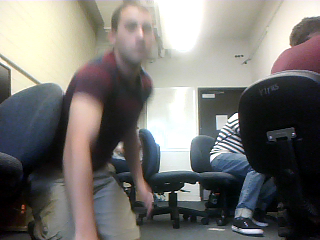
%> input picture MATLAB/pandemo/linear/pics1.png, 320 x 240 px
$ octave demo.m   (GNU Octave 9; MATLAB toolbox functions it lacks are replaced by stand-ins)
%> lines starting %> are read from the running program, lines starting %| are printed output that depends on the picture
%> further down, im1 is the input picture: size 240x320x3 uint8; mean R, G, B 118, 116.3, 113
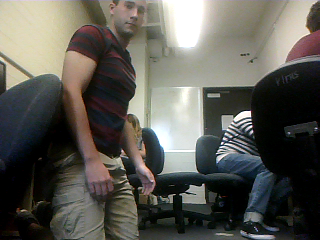
%> input picture MATLAB/pandemo/linear/pics2.png, 320 x 240 px
%> further down, im2 is the input picture: size 240x320x3 uint8; mean R, G, B 92.2, 90.7, 83.8
### MATLAB/sift-0.9.0/sift.m
function [frames,descriptors,gss,dogss]=sift(I,varargin)
% SIFTFRAMES Extract SIFT frames (keypoints) and descriptors
%   [FRAMES,DESCRIPTORS]=SIFT(I) extracts the SIFT frames FRAMES and
%   the corresponding descriptors DESCRIPTORS from the image I.
%
%   The image I is assumed to be gray-scale, in DOBULE storage
%   class and range normalised in [0,1].
%
%   FRAMES is a 4xK matrix, storing one frame per column, and has the
%   following format:
%
%     FRAMES(1:2,k)  center (X,Y) of the frame k,
%     FRAMES(3,k)    scale SIGMA of the frame k,
%     FRAMES(4,k)    orientation THETA of the frame k.
%
%   The coordinates (X,Y) of the frame center are relative to the
%   upper-left corner of the image plane, which is assigned
%   coordinates (0,0).
%
%   DESCRIPTORS stores one descriptor per column. Usually this matrix
%   has dimension 128xK, but the number of rows can change with the
%   parameteres of the algorithm.
%
%   [FRAMES,DESCRIPTORS,GSS,DOGSS]=SIFT(I) returns the Gaussian and
%   Difference of Gaussians scale spaces as well.
%
%   The function accepts several option-value pairs, specifying
%   parameters of the algorithm (the default values are chosen to
%   emulate Lowe's original implementation):
%
%   'Verbosity' [0,1,2,...]
%     Describe what is going on.
%
%   'BoundaryPoint' [bool]
%     If set to 1, frames too close to the image boundaries are
%     discarded.
%
%   'NumOctaves' [1,2,...]
%     Number of octaves of the Gaussian scale space
%
%   'FirstOctave' [..,-1,0,1,...]
%     Index of the first octave. Fetting the parameter to -1 has the
%     effect of doubling the image before computing the scale space.
%
%   'NumLevels' [1,2,...]
%     Number of scale levels within each octave.
%
%   'Sigma0' [pixels]
%     Smoothing of the level 0 of octave 0 of the scale space.
%     (Note that Lowe's 1.6 value refers to the level -1 of
%     octave 0.)
%
%   'SigmaN' [pixels]
%     Nominal smoothing of the input image. Typically set to 0.5.
%
%   'Threshold'
%     Threshold used to eliminate weak keypoints. Typical values for
%     intensity images in the range [0,1] are around 0.01. Smaller
%     values mean more keypoints.
%
%   'EdgeThreshold'
%     Threshold used to eliminate keypoints on edegs. Typical values
%     are round 10. Bigger values mean more keypoints.
%
%   'Magnif'
%     Frame magnification when computing descriptor (see
%     SIFTDESCRIPTOR()).
%
%   'NumSpatialBins'
%     Number of spatial bins of the SIFT descritpor (see SIFTDESCRIPTOR()).
%
%   'NumOrientbins'
%     Number of orientation bins of the SIFT descriptor( see
%     SIFTDESCRIPTOR()).
%
%   See also GAUSSIANSS(), DIFFSS(), PLOTSIFTFRAME(), PLOTSIFTDESCRIPTOR(),
%            SIFTDESCRIPTOR(), SIFTMATCH().
%

% AUTORIGHTS
% Copyright (c) 2006 The Regents of the University of California.
% All Rights Reserved.
%
% Created by Andrea Vedaldi
% UCLA Vision Lab - Department of Computer Science
%
% Permission to use, copy, modify, and distribute this software and its
% documentation for educational, research and non-profit purposes,
% without fee, and without a written agreement is hereby granted,
% provided that the above copyright notice, this paragraph and the
% following three paragraphs appear in all copies.
%
% This software program and documentation are copyrighted by The Regents
% of the University of California. The software program and
% documentation are supplied "as is", without any accompanying services
% from The Regents. The Regents does not warrant that the operation of
% the program will be uninterrupted or error-free. The end-user
% understands that the program was developed for research purposes and
% is advised not to rely exclusively on the program for any reason.
%
% This software embodies a method for which the following patent has
% been issued: "Method and apparatus for identifying scale invariant
% features in an image and use of same for locating an object in an
% image," David G. Lowe, US Patent 6,711,293 (March 23,
% 2004). Provisional application filed March 8, 1999. Asignee: The
% University of British Columbia.
%
% IN NO EVENT SHALL THE UNIVERSITY OF CALIFORNIA BE LIABLE TO ANY PARTY
% FOR DIRECT, INDIRECT, SPECIAL, INCIDENTAL, OR CONSEQUENTIAL DAMAGES,
% INCLUDING LOST PROFITS, ARISING OUT OF THE USE OF THIS SOFTWARE AND
% ITS DOCUMENTATION, EVEN IF THE UNIVERSITY OF CALIFORNIA HAS BEEN
% ADVISED OF THE POSSIBILITY OF SUCH DAMAGE. THE UNIVERSITY OF
% CALIFORNIA SPECIFICALLY DISCLAIMS ANY WARRANTIES, INCLUDING, BUT NOT
% LIMITED TO, THE IMPLIED WARRANTIES OF MERCHANTABILITY AND FITNESS FOR
% A PARTICULAR PURPOSE. THE SOFTWARE PROVIDED HEREUNDER IS ON AN "AS IS"
% BASIS, AND THE UNIVERSITY OF CALIFORNIA HAS NO OBLIGATIONS TO PROVIDE
% MAINTENANCE, SUPPORT, UPDATES, ENHANCEMENTS, OR MODIFICATIONS.

% TODO: fix convention for x1,x2 (matlab or C?)
%       fix convention for descriptors (our or Lowe's?)

% --------------------------------------------------------------------
%                                                  Check the arguments
% --------------------------------------------------------------------
if(nargin < 1)
	error('At least one argument is required.') ;
end

[M,N,C] = size(I) ;
%> M = 240; N = 320; C = 1

% Lowe's choices
S=3 ;
omin=-1 ;
O=floor(log2(min(M,N)))-omin-4 ; % Up to 16x16 images
%> O = 4
sigma0=1.6*2^(1/S) ;
sigman=0.5 ;
thresh = 0.04 / S / 2 ;
r = 10 ;

NBP = 4 ;
NBO = 8 ;
magnif = 3.0 ;

% Parese input
compute_descriptor = 0 ;
discard_boundary_points = 1 ;
verb = 0 ;

for k=1:2:length(varargin)
	switch varargin{k}

    case 'NumOctaves'
      O = varargin{k+1} ;

    case 'FirstOctave'
      omin = varargin{k+1} ;

    case 'NumLevels'
      S = varargin{k+1} ;

    case 'Sigma0'
      sigma0 = varargin{k+1} ;

    case 'SigmaN'
      sigmaN = varargin{k+1} ;

    case 'Threshold'
      thresh = varargin{k+1} ;

    case 'EdgeThreshold'
      r = varargin{k+1} ;

    case 'BoundaryPoint'
     discard_boundary_points = varargin{k+1} ;

          case 'NumSpatialBins'
            NBP = varagin{k+1} ;

          case 'NumOrientBins'
            NBO = varagin{k+1} ;

          case 'Magnif'
            maginf = varargin{k+1} ;

    case 'Verbosity'
     verb = varargin{k+1} ;

    otherwise
      error(['Unknown parameter ' varargin{k} '.']) ;
  end
end
%> after the loop, NBO = 8; NBP = 4; S = 3; discard_boundary_points = 1; omin = -1; r = 10; sigma0 = 2.02; thresh = 0.00667; verb = 0

% Arguments sanity check
if C > 1
  error('I should be a grayscale image') ;
end


% --------------------------------------------------------------------
%                                                           Parameters
% --------------------------------------------------------------------

frames = [] ;
descriptors = [] ;

% --------------------------------------------------------------------
%                                         SIFT Detector and Descriptor
% --------------------------------------------------------------------

% Compute scale spaces
if verb > 0, fprintf('SIFT: computing scale space...') ; tic ; end

gss = gaussianss(I,sigman,O,S,omin,-1,S+1,sigma0) ;

if verb > 0, fprintf('(%.3f s gss; ',toc) ; tic ; end

dogss = diffss(gss) ;

if verb > 0, fprintf('%.3f s dogss) done\n',toc) ; end
if verb > 0
	fprintf('SIFT scale space parameters [PropertyName in brackets]\n');
	fprintf('  sigman [SigmaN]        : %f\n', sigman) ;
	fprintf('  sigma0 [Sigma0]        : %f\n', dogss.sigma0) ;
	fprintf('       O [NumOctaves]    : %d\n', dogss.O) ;
	fprintf('       S [NumLevels]     : %d\n', dogss.S) ;
	fprintf('    omin [FirstOctave]   : %d\n', dogss.omin) ;
	fprintf('    smin                 : %d\n', dogss.smin) ;
	fprintf('    smax                 : %d\n', dogss.smax) ;
	fprintf('SIFT detector parameters\n')
	fprintf('  thersh [Threshold]     : %e\n', thresh) ;
  fprintf('       r [EdgeThreshold] : %.3f\n', r) ;
  fprintf('SIFT descriptor parameters\n')
  fprintf('  magnif [Magnif]        : %.3f\n', magnif) ;
  fprintf('     NBP [NumSpatialBins]: %d\n', NBP) ;
  fprintf('     NBO [NumOrientBins] : %d\n', NBO) ;
end


for o=1:gss.O
	if verb > 0
		fprintf('SIFT: processing octave %d\n', o-1+omin) ;
                tic ;
	end

	% Local maxima of the DOG octave
	% The 80% tricks discards early very weak points before refinement.
	idx = siftlocalmax(  dogss.octave{o}, 0.8*thresh  ) ;
	idx = [idx , siftlocalmax( - dogss.octave{o}, 0.8*thresh)] ;

	K=length(idx) ;
	[i,j,s] = ind2sub( size( dogss.octave{o} ), idx ) ;
	y=i-1 ;
	x=j-1 ;
	s=s-1+dogss.smin ;
  oframes = [x(:)';y(:)';s(:)'] ;

	if verb > 0
    fprintf('SIFT: %d initial points (%.3f s)\n', ...
      size(oframes, 2), toc) ;
    tic ;
	end

	% Remove points too close to the boundary
	if discard_boundary_points
		oframes = filter_boundary_points(size(dogss.octave{o}), oframes ) ;
		if verb > 0
			fprintf('SIFT: %d away from boundary\n', size(oframes,2)) ;
      tic ;
    end
	end

	% Refine the location, threshold strength and remove points on edges
	oframes = siftrefinemx(...
		oframes, ...
		dogss.octave{o}, ...
		dogss.smin, ...
		thresh, ...
		r) ;

	if verb > 0
		fprintf('SIFT: %d refined (%.3f s)\n', ...
            size(oframes,2),toc) ;
    tic ;
  end

	% Compute the oritentations
	oframes = siftormx(...
		oframes, ...
		gss.octave{o}, ...
		gss.S, ...
		gss.smin, ...
		gss.sigma0 ) ;

  % Store frames
	x     = 2^(o-1+gss.omin) * oframes(1,:) ;
	y     = 2^(o-1+gss.omin) * oframes(2,:) ;
	sigma = 2^(o-1+gss.omin) * gss.sigma0 * 2.^(oframes(3,:)/gss.S) ;
	frames = [frames, [x(:)' ; y(:)' ; sigma(:)' ; oframes(4,:)] ] ;


	% Descriptors
	if nargout > 1
		if verb > 0
      fprintf('SIFT: computing descriptors...') ;
      tic ;
    end

		sh = siftdescriptor(...
			gss.octave{o}, ...
      oframes, ...
      gss.sigma0, ...
      gss.S, ...
      gss.smin, ...
      'Magnif', magnif, ...
      'NumSpatialBins', NBP, ...
      'NumOrientBins', NBO) ;

    descriptors = [descriptors, sh] ;

    if verb > 0, fprintf('done (%.3f s)\n',toc) ; end
  end
end

% --------------------------------------------------------------------
%                                                              Helpers
% --------------------------------------------------------------------
% [9 lines left out: function filter_boundary_points, not called in this run]

### MATLAB/sift-0.9.0/gaussianss.m
function SS = gaussianss(I,sigman,O,S,omin,smin,smax,sigma0)
%> called with sigman = 0.5, O = 4, S = 3, omin = -1, smin = -1, smax = 4, sigma0 = 2.02
% GAUSSIANSS
%   SS = GAUSSIANSS(I,SIGMAN,O,S,OMIN,SMIN,SMAX,SIGMA0) returns the
%   Gaussian scale space of image I. Image I is assumed to be
%   pre-smoothed at level SIGMAN. O,S,OMIN,SMIN,SMAX,SIGMA0 are the
%   parameters of the scale space as explained in PDF:SIFT.USER.SS.
%
%   See also DIFFSS(), PDF:SIFT.USER.SS.

% History
%  4-15-2006  Fixed some comments

% AUTORIGHTS
% Copyright (c) 2006 The Regents of the University of California.
% All Rights Reserved.
%
% Created by Andrea Vedaldi
% UCLA Vision Lab - Department of Computer Science
%
% Permission to use, copy, modify, and distribute this software and its
% documentation for educational, research and non-profit purposes,
% without fee, and without a written agreement is hereby granted,
% provided that the above copyright notice, this paragraph and the
% following three paragraphs appear in all copies.
%
% This software program and documentation are copyrighted by The Regents
% of the University of California. The software program and
% documentation are supplied "as is", without any accompanying services
% from The Regents. The Regents does not warrant that the operation of
% the program will be uninterrupted or error-free. The end-user
% understands that the program was developed for research purposes and
% is advised not to rely exclusively on the program for any reason.
%
% This software embodies a method for which the following patent has
% been issued: "Method and apparatus for identifying scale invariant
% features in an image and use of same for locating an object in an
% image," David G. Lowe, US Patent 6,711,293 (March 23,
% 2004). Provisional application filed March 8, 1999. Asignee: The
% University of British Columbia.
%
% IN NO EVENT SHALL THE UNIVERSITY OF CALIFORNIA BE LIABLE TO ANY PARTY
% FOR DIRECT, INDIRECT, SPECIAL, INCIDENTAL, OR CONSEQUENTIAL DAMAGES,
% INCLUDING LOST PROFITS, ARISING OUT OF THE USE OF THIS SOFTWARE AND
% ITS DOCUMENTATION, EVEN IF THE UNIVERSITY OF CALIFORNIA HAS BEEN
% ADVISED OF THE POSSIBILITY OF SUCH DAMAGE. THE UNIVERSITY OF
% CALIFORNIA SPECIFICALLY DISCLAIMS ANY WARRANTIES, INCLUDING, BUT NOT
% LIMITED TO, THE IMPLIED WARRANTIES OF MERCHANTABILITY AND FITNESS FOR
% A PARTICULAR PURPOSE. THE SOFTWARE PROVIDED HEREUNDER IS ON AN "AS IS"
% BASIS, AND THE UNIVERSITY OF CALIFORNIA HAS NO OBLIGATIONS TO PROVIDE
% MAINTENANCE, SUPPORT, UPDATES, ENHANCEMENTS, OR MODIFICATIONS.

% --------------------------------------------------------------------
%                                                  Check the arguments
% --------------------------------------------------------------------
if(nargin < 6)
	error('Six arguments are required.') ;
end

if(~isreal(I) || ndims(I) > 2)
	error('I must be a real two dimensional matrix') ;
end

if(smin >= smax)
	error('smin must be greather or equal to smax') ;
end

% --------------------------------------------------------------------
%                                                           Do the job
% --------------------------------------------------------------------

% Scale multiplicative step
k = 2^(1/S) ;
%> k = 1.26

% Lowe's convention: the scale (o,s)=(0,-1) has standard deviation
% 1.6 (was it variance?)
if(nargin < 7)
  sigma0 = 1.6 * k ;
end

dsigma0 = sigma0 * sqrt(1 - 1/k^2) ; % Scale step factor
%> dsigma0 = 1.23
sigman  = 0.5 ;                      % Nominal smoothing of the image

% Scale space structure
SS.O          = O ;
%> SS.O = 4
SS.S          = S ;
%> SS.S = 3
SS.sigma0     = sigma0 ;
%> SS.sigma0 = 2.02
SS.omin       = omin ;
%> SS.omin = -1
SS.smin       = smin ;
SS.smax       = smax ;
%> SS.smax = 4

% If mino < 0, multiply the size of the image.
% (The rest of the code is consistent with this.)
if omin < 0
	for o=1:-omin
		I = doubleSize(I) ;
	end
%> this loop made 1 pass
%> (M in doubleSize, N in doubleSize) on pass 1: (240, 320)
%> pass 1, in gaussianss, `I = doubleSize(I) ;`:
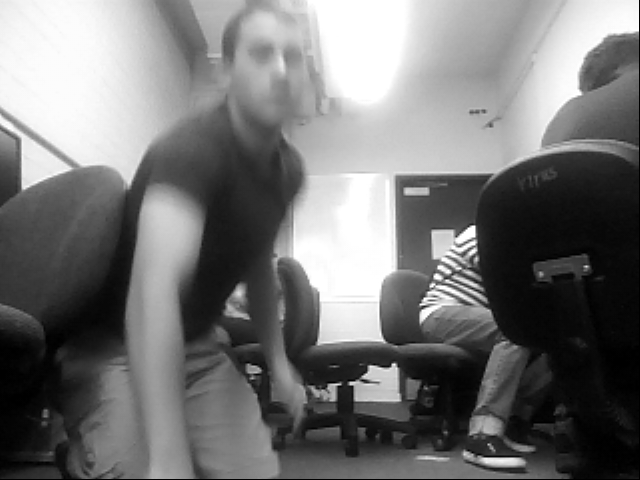
%> I: size 480x640 double; min 0, max 255, mean 116.3
elseif omin > 0
	for o=1:omin
		I = halveSize(I) ;
	end
end

[M,N] = size(I) ;
%> M = 480; N = 640

% Index offset
so = -smin+1 ;

% --------------------------------------------------------------------
%                                                         First octave
% --------------------------------------------------------------------
%
% The first level of the first octave has scale index (o,s) =
% (omin,smin) and scale coordinate
%
%    sigma(omin,smin) = sigma0 2^omin k^smin
%
% The input image I is at nominal scale sigman. Thus in order to get
% the first level of the pyramid we need to apply a smoothing of
%
%   sqrt( (sigma0 2^omin k^smin)^2 - sigman^2 ).
%
% As we have pre-scaled the image omin octaves (up or down,
% depending on the sign of omin), we need to correct this value
% by dividing by 2^omin, getting
%e
%   sqrt( (sigma0 k^smin)^2 - (sigman/2^omin)^2 )
%

if(sigma0 * 2^omin * k^smin < sigman)
	warning('The nominal smoothing exceeds the lowest level of the scale space.') ;
end

SS.octave{1} = zeros(M,N,smax-smin+1) ;
SS.octave{1}(:,:,1)  = imsmooth(I, ...
	sqrt((sigma0*k^smin)^2  - (sigman/2^omin)^2)) ;

for s=smin+1:smax
	% Here we go from (omin,s-1) to (omin,s). The extra smoothing
	% standard deviation is
	%
	%  (sigma0 2^omin 2^(s/S) )^2 - (simga0 2^omin 2^(s/S-1/S) )^2
	%
	% Aftred dividing by 2^omin (to take into account the fact
  % that the image has been pre-scaled omin octaves), the
  % standard deviation of the smoothing kernel is
  %
	%   dsigma = sigma0 k^s sqrt(1-1/k^2)
  %
	dsigma = k^s * dsigma0 ;
	SS.octave{1}(:,:,s +so) = ...
		imsmooth(squeeze(...
		SS.octave{1}(:,:,s-1 +so)...
		), dsigma )  ;
end
%> this loop made 5 passes
%> dsigma on passes 1 to 5: 1.23, 1.55, 1.95, 2.45, 3.09
%> after the loop, SS = {O 4, S 3, sigma0 2.02, omin -1, smin -1, smax 4}


% --------------------------------------------------------------------
%                                                        Other octaves
% --------------------------------------------------------------------

for o=2:O
	% We need to initialize the first level of octave (o,smin) from
	% the closest possible level of the previous octave. A level (o,s)
  % in this octave corrsponds to the level (o-1,s+S) in the previous
  % octave. In particular, the level (o,smin) correspnds to
  % (o-1,smin+S). However (o-1,smin+S) might not be among the levels
  % (o-1,smin), ..., (o-1,smax) that we have previously computed.
  % The closest pick is
  %
	%                       /  smin+S    if smin+S <= smax
	% (o-1,sbest) , sbest = |
	%                       \  smax      if smin+S > smax
	%
	% The amount of extra smoothing we need to apply is then given by
	%
	%  ( sigma0 2^o 2^(smin/S) )^2 - ( sigma0 2^o 2^(sbest/S - 1) )^2
	%
  % As usual, we divide by 2^o to cancel out the effect of the
  % downsampling and we get
  %
	%  ( sigma 0 k^smin )^2 - ( sigma0 2^o k^(sbest - S) )^2
  %
	sbest = min(smin + S, smax) ;
	TMP = halveSize(squeeze(SS.octave{o-1}(:,:,sbest+so))) ;
	target_sigma = sigma0 * k^smin ;
	  prev_sigma = sigma0 * k^(sbest - S) ;

	if(target_sigma > prev_sigma)
          TMP = imsmooth(TMP, sqrt(target_sigma^2 - prev_sigma^2) ) ;
	end
	[M,N] = size(TMP) ;

	SS.octave{o} = zeros(M,N,smax-smin+1) ;
	SS.octave{o}(:,:,1) = TMP ;

	for s=smin+1:smax
		% The other levels are determined as above for the first octave.
		dsigma = k^s * dsigma0 ;
		SS.octave{o}(:,:,s +so) = ...
			imsmooth(squeeze(...
			SS.octave{o}(:,:,s-1 +so)...
			), dsigma)  ;
	end

end
%> this loop made 3 passes
%> (M, N) on passes 1 to 3: (240, 320), (120, 160), (60, 80)
%> pass 1, in halveSize, `J=I(1:2:end,1:2:end) ;`:
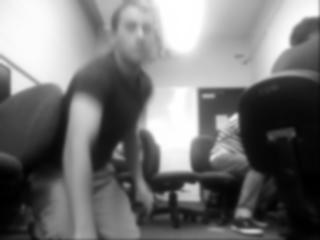
%> J: size 240x320 double; min 0.168, max 255, mean 116.5
%> pass 2, in halveSize (call 2), `J=I(1:2:end,1:2:end) ;`:
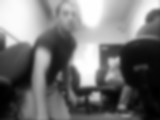
%> J: size 120x160 double; min 0.723, max 255, mean 116.9
%> pass 3, in halveSize (call 3), `J=I(1:2:end,1:2:end) ;`:
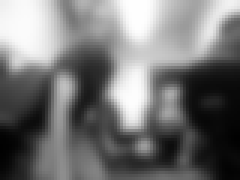
%> J: size 60x80 double (shown 3 times larger); min 1.62, max 255, mean 117.6

% -------------------------------------------------------------------------
%                                                       Auxiliary functions
% -------------------------------------------------------------------------
function J = doubleSize(I)
[M,N]=size(I) ;
J = zeros(2*M,2*N) ;
J(1:2:end,1:2:end) = I ;
J(2:2:end-1,2:2:end-1) = ...
	0.25*I(1:end-1,1:end-1) + ...
	0.25*I(2:end,1:end-1) + ...
	0.25*I(1:end-1,2:end) + ...
	0.25*I(2:end,2:end) ;
J(2:2:end-1,1:2:end) = ...
	0.5*I(1:end-1,:) + ...
    0.5*I(2:end,:) ;
J(1:2:end,2:2:end-1) = ...
	0.5*I(:,1:end-1) + ...
    0.5*I(:,2:end) ;

function J = halveSize(I)
J=I(1:2:end,1:2:end) ;
% [5 lines of commented-out code are left out]

### MATLAB/pandemo/SIFTmatch.m
% Performs a SIFT matching between im1 and im2.
% Returns The lists of matched points for both images.
% mode=1: use previously calculated matches
% show=false won't visualize the matches

function [points1, points2] = SIFTmatch(im1, im2, mode, show)
if nargin < 4, show = false;end

if nargin >= 3 && mode == 1
    load previous_points points1 points2
    fprintf('using previous points (%i matches)\n',size(points1,1));
else

    % Get matching SIFT keypoints
    [loc1,loc2,matchidxs]=mymatch( rgb2gray(im1), rgb2gray(im2), show );

    % Initialize point vectors
    points1 = loc1(find(matchidxs>0),1:2);
    points2 = loc2(nonzeros(matchidxs),1:2);
    points1 = points1(:,[2 1]);
    points2 = points2(:,[2 1]);

    % Remove duplicate points
    pts=unique([points1 points2], 'rows');
    %disp(sprintf('Number of matches: %i (unique: %i)',size(points1,1),size(pts,1)))
    %fprintf('\n')
    points1 = pts(:,[1 2]);
    points2 = pts(:,[3 4]);

    save previous_points points1 points2

end
end

### MATLAB/pandemo/mymatch.m
% num = match(image1, image2)
%
% This function reads two images, finds their SIFT features, and
%   displays lines connecting the matched keypoints.  A match is accepted
%   only if its distance is less than distRatio times the distance to the
%   second closest match.
% It returns the number of matches displayed.
%
% slightly modified version of the source provided by:
% http://www.cs.ubc.ca/spider/lowe/keypoints/siftDemoV4.zip

function [loc1,loc2,matchidxs] = mymatch(image1, image2, show)

if nargin < 3
    show=true;
end

% Find SIFT keypoints for each image
[im1, des1, loc1] = sift(image1);
%> the run ends on the next line
[im2, des2, loc2] = sift(image2);

% For efficiency in Matlab, it is cheaper to compute dot products between
%  unit vectors rather than Euclidean distances.  Note that the ratio of
%  angles (acos of dot products of unit vectors) is a close approximation
%  to the ratio of Euclidean distances for small angles.
%
% distRatio: Only keep matches in which the ratio of vector angles from the
%   nearest to second nearest neighbor is less than distRatio.
distRatio = 0.6;

% For each descriptor in the first image, select its match to second image.
des2t = des2';                          % Precompute matrix transpose
matchidxs=zeros(size(des1,1),1);
for i = 1 : size(des1,1)
   dotprods = des1(i,:) * des2t;        % Computes vector of dot products
   [vals,indx] = sort(acos(dotprods));  % Take inverse cosine and sort results

   % Check if nearest neighbor has angle less than distRatio times 2nd.
   if (vals(1) < distRatio * vals(2))
      matchidxs(i) = indx(1);
   end
end

if show
    % Create a new image showing the two images side by side.
    im3 = appendimages(im1,im2);

    % Show a figure with lines joining the accepted matches.
    figure('Position', [100 100 size(im3,2) size(im3,1)]);
    colormap('gray');
    imagesc(im3);
    hold on;
    cols1 = size(im1,2);
    for i = 1: size(des1,1)
      if (matchidxs(i) > 0)
        line([loc1(i,2) loc2(matchidxs(i),2)+cols1], ...
             [loc1(i,1) loc2(matchidxs(i),1)], 'Color', 'c');
      end
    end
hold off;
end
num = sum(matchidxs > 0);
fprintf('Found %d matches.\n', num);

### MATLAB/pandemo/demo.m
%% Demo start

% This pair takes about 1 second to run
 im1 = imread('pics1.png');
 im2 = imread('pics2.png');

% [11 lines of commented-out code are left out]

fshowA=figure;
set(fshowA, 'Visible', 'off');
subA1=subplot(2,2,1); imshow(im1);
subA2=subplot(2,2,2); imshow(im2);
movegui(fshowA, 'northwest');

fshowH=figure;
set(fshowH, 'Visible', 'off');
subH1=subplot(2,2,1); imshow(im1);
subH2=subplot(2,2,2); imshow(im2);
movegui(fshowH, 'northeast');

%% sift features
 figure(fshowA); figure(fshowH);
[pts1, pts2] = SIFTmatch( im1, im2, 0, false );
